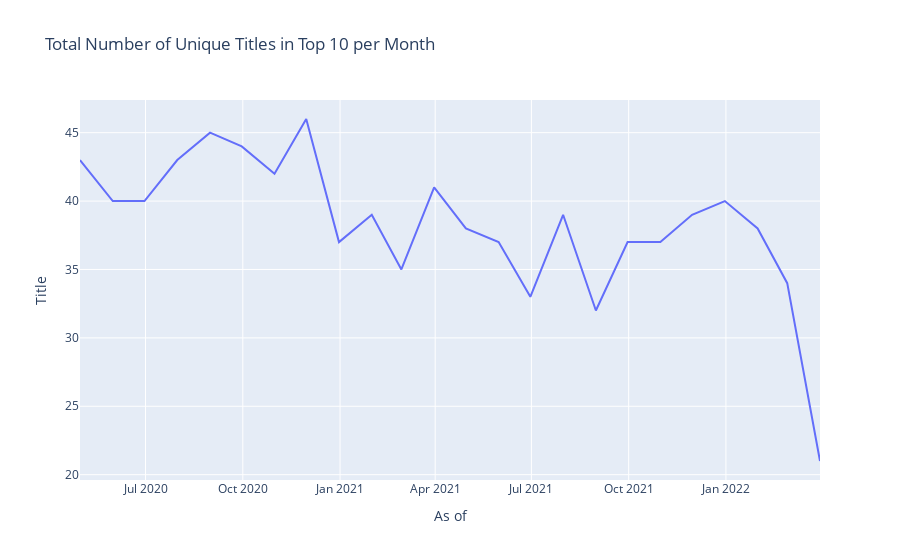

The cell this chart's notebook holds for it:
### Code cell
# total number of unique shows in the top 10 per month
# lower unique shows in a month can mean stronger shows holding the top 10
# can separate further by showing their genre

temp_df = df.resample(rule='M').nunique()
fig = px.line(temp_df, x=temp_df.index, y='Title', title='Total Number of Unique Titles in Top 10 per Month')
fig.show()

# fig = px.bar(temp_df, x=temp_df.index, y='Title', text='Title')
# fig.update_traces(textposition = 'outside')

### Figure 1 — Plotly figure (JSON) as saved in the notebook; plotly's stock layout.template omitted (floating-point values rounded to 4 significant figures)
{"data": [{"hovertemplate": "As of=%{x}<br>Title=%{y}<extra></extra>", "legendgroup": "", "line": {"color": "#636efa", "dash": "solid"}, "marker": {"symbol": "circle"}, "mode": "lines", "name": "", "orientation": "v", "showlegend": false, "type": "scatter", "x": ["2020-04-30T00:00:00", "2020-05-31T00:00:00", "2020-06-30T00:00:00", "2020-07-31T00:00:00", "2020-08-31T00:00:00", "2020-09-30T00:00:00", "2020-10-31T00:00:00", "2020-11-30T00:00:00", "2020-12-31T00:00:00", "2021-01-31T00:00:00", "2021-02-28T00:00:00", "2021-03-31T00:00:00", "2021-04-30T00:00:00", "2021-05-31T00:00:00", "2021-06-30T00:00:00", "2021-07-31T00:00:00", "2021-08-31T00:00:00", "2021-09-30T00:00:00", "2021-10-31T00:00:00", "2021-11-30T00:00:00", "2021-12-31T00:00:00", "2022-01-31T00:00:00", "2022-02-28T00:00:00", "2022-03-31T00:00:00"], "xaxis": "x", "y": [43, 40, 40, 43, 45, 44, 42, 46, 37, 39, 35, 41, 38, 37, 33, 39, 32, 37, 37, 39, 40, 38, 34, 21], "yaxis": "y"}], "layout": {"legend": {"tracegroupgap": 0}, "title": {"text": "Total Number of Unique Titles in Top 10 per Month"}, "xaxis": {"anchor": "y", "domain": [0, 1], "title": {"text": "As of"}}, "yaxis": {"anchor": "x", "domain": [0, 1], "title": {"text": "Title"}}}}
